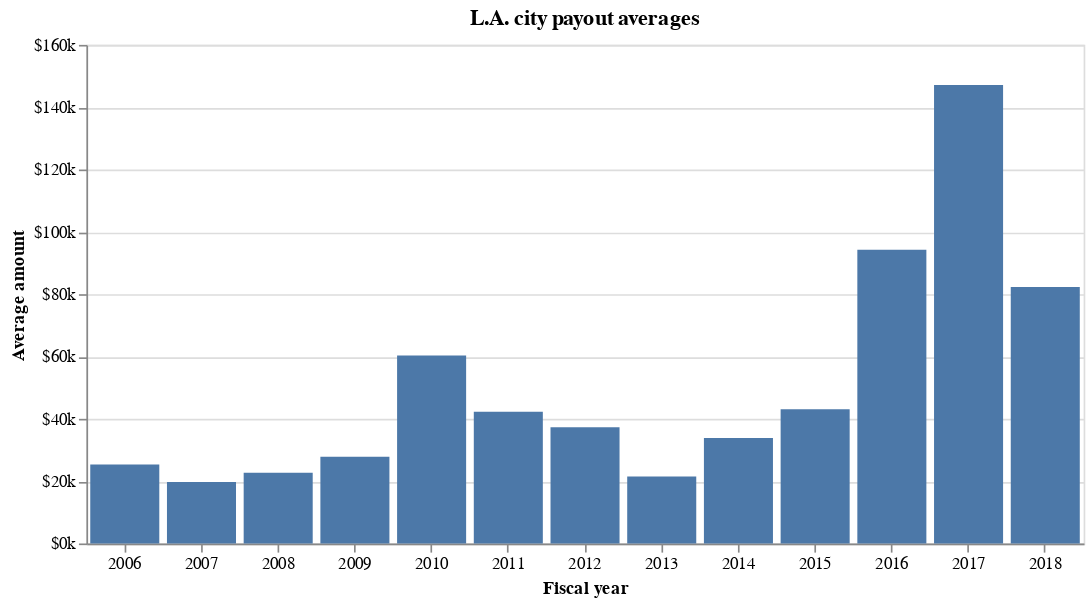

This figure's notebook cell:
### Markdown cell above
# Como o valor médio de pagamento mudou?

### Code cell
alt.Chart(annual_totals.reset_index(), title="L.A. city payout averages").mark_bar().encode(
    x=alt.X("fiscal_year:O", axis=alt.Axis(title="Fiscal year", labelAngle=0)),
    y=alt.Y("average:Q", axis=alt.Axis(title="Average amount", format="$s")),
).properties(width=600)

### Figure 1 — Vega-Lite specification as saved in the notebook (floating-point values rounded to 4 significant figures)
{"$schema": "https://vega.github.io/schema/vega-lite/v2.4.3.json", "config": {"view": {"height": 300, "width": 400}}, "data": {"values": [{"amount": 37206924, "average": 25350.0, "fiscal_year": 2006, "number": 1468}, {"amount": 30593290, "average": 19720.0, "fiscal_year": 2007, "number": 1551}, {"amount": 36637836, "average": 22670.0, "fiscal_year": 2008, "number": 1616}, {"amount": 36750732, "average": 27840.0, "fiscal_year": 2009, "number": 1320}, {"amount": 90536467, "average": 60360.0, "fiscal_year": 2010, "number": 1500}, {"amount": 45016329, "average": 42270.0, "fiscal_year": 2011, "number": 1065}, {"amount": 48298045, "average": 37300.0, "fiscal_year": 2012, "number": 1295}, {"amount": 39900000.0, "average": 21520.0, "fiscal_year": 2013, "number": 1854}, {"amount": 58350000.0, "average": 33860.0, "fiscal_year": 2014, "number": 1723}, {"amount": 64100000.0, "average": 43080.0, "fiscal_year": 2015, "number": 1488}, {"amount": 119100000.0, "average": 94230.0, "fiscal_year": 2016, "number": 1264}, {"amount": 201400000.0, "average": 147100.0, "fiscal_year": 2017, "number": 1369}, {"amount": 72830000.0, "average": 82290.0, "fiscal_year": 2018, "number": 885}]}, "encoding": {"x": {"axis": {"labelAngle": 0, "title": "Fiscal year"}, "field": "fiscal_year", "type": "ordinal"}, "y": {"axis": {"format": "$s", "title": "Average amount"}, "field": "average", "type": "quantitative"}}, "mark": "bar", "title": "L.A. city payout averages", "width": 600}
